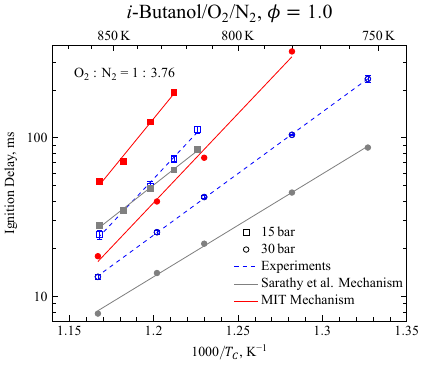

Write gnuplot code to recreate this figure.
reset
set term postscript enhanced eps font "Times,18" color size 9cm,7cm dl 2.0
set output "buoh-mit.eps"
set yrange[7:380]
set logscale y
set xrange [1.14:1.35]
set xlabel "1000/{/Times-Italic T_{/*0.75 C}}, 1/K"
set ylabel "Ignition Delay, ms" offset 2
set title "{/=24 {/Times-Italic i}-Butanol/O_{2}/N_{2}, {/Symbol f}=1.0}" offset 0,-0.75
set key at 1.355,34 Left reverse width -11 height 0.25 spacing 1.1 tc variable font ",12" samplen 0.75
set mxtics
set mx2tics 5
set xtics scale 1.25,0.75 nomirror

inv2k(x) = 1000./x
set x2tics ("" inv2k(600)) scale 1.25,0.75
do for [temp=650:1000:50] {
t = sprintf("%g K",temp)
set x2tics add (t inv2k(temp))
set x2tics add ("" inv2k(temp+10) 1)
set x2tics add ("" inv2k(temp+20) 1)
set x2tics add ("" inv2k(temp+30) 1)
set x2tics add ("" inv2k(temp+40) 1)
}

set ytics scale 1.25,0.75
set bmargin 3.5

set label at 1.15,275 "{/=16 O_{2} : N_{2} = 1 : 3.76}"

f0(x) = A0 + Ea0*x
fit f0(x) 'buoh-mit.txt' i 0 u 1:(log($2)) via A0,Ea0
f1(x) = A1 + Ea1*x
fit f1(x) 'buoh-mit.txt' i 0 u 1:(log($4)) via A1,Ea1
f2(x) = A2 + Ea2*x
fit f2(x) 'buoh-mit.txt' i 0 u 1:(log($5)) via A2,Ea2
f3(x) = A3 + Ea3*x
fit f3(x) 'buoh-mit.txt' i 1 u 1:(log($2)) via A3,Ea3
f4(x) = A4 + Ea4*x
fit f4(x) 'buoh-mit.txt' i 1 u 1:(log($4)) via A4,Ea4
f5(x) = A5 + Ea5*x
fit f5(x) 'buoh-mit.txt' i 1 u 1:(log($5)) via A5,Ea5

plot "buoh-mit.txt" i 0 u 1:2:3 w points lc rgb "#000000" pt 04 ps 1.25 title "15 bar",\
     "buoh-mit.txt" i 0 u 1:2:3 w errorbars lt 1 lc rgb "#0000FF" pt 04 ps 1.25 notitle,\
     "buoh-mit.txt" i 0 u 1:4 w points lc rgb "#FF0000" pt 05 ps 1.25 notitle,\
     "buoh-mit.txt" i 0 u 1:5 w points lc rgb "#666666" pt 05 ps 1.25 notitle,\
     (1.1680 < x && x< 1.2260) ? exp(f0(x)):1/0 w lines lt 2 lw 1.5 lc rgb "#0000FF" notitle,\
     (1.1680 < x && x< 1.2120) ? exp(f1(x)):1/0 w lines lt 4 lw 1.5 lc rgb "#FF0000" notitle,\
     (1.1680 < x && x< 1.2260) ? exp(f2(x)):1/0 w lines lt 1 lw 1.5 lc rgb "#666666" notitle,\
     "buoh-mit.txt" i 1 u 1:2:3 w points lc rgb "#000000" pt 06 ps 1.25 title "30 bar",\
     "buoh-mit.txt" i 1 u 1:2:3 w errorbars lt 1 lc rgb "#0000FF" pt 06 ps 1.25 notitle,\
     "buoh-mit.txt" i 1 u 1:4 w points lc rgb "#FF0000" pt 07 ps 1.25 notitle,\
     "buoh-mit.txt" i 1 u 1:5 w points lc rgb "#666666" pt 07 ps 1.25 notitle,\
     (1.1670 < x && x< 1.3270) ? exp(f3(x)):1/0 w lines lt 2 lw 1.5 lc rgb "#0000FF" title "Experiments",\
     (1.1670 < x && x< 1.2820) ? exp(f4(x)):1/0 w lines lt 4 lw 1.5 lc rgb "#FF0000" title "MIT Mechanism",\
     (1.1670 < x && x< 1.3270) ? exp(f5(x)):1/0 w lines lt 1 lw 1.5 lc rgb "#666666" title "Sarathy et al. Mechanism"

set output